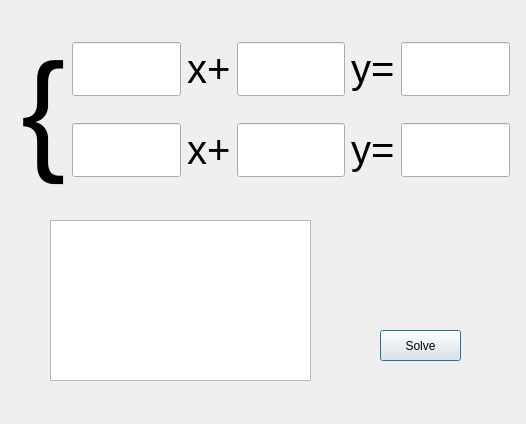
<?xml version="1.0" encoding="UTF-8"?>
<ui version="4.0">
 <class>FormulaQtClass</class>
 <widget class="QDialog" name="FormulaQtClass">
  <property name="geometry">
   <rect>
    <x>0</x>
    <y>0</y>
    <width>526</width>
    <height>424</height>
   </rect>
  </property>
  <property name="windowTitle">
   <string>FormulaQt</string>
  </property>
  <widget class="QPushButton" name="pushButton_Solve">
   <property name="geometry">
    <rect>
     <x>380</x>
     <y>330</y>
     <width>81</width>
     <height>31</height>
    </rect>
   </property>
   <property name="text">
    <string>Solve</string>
   </property>
  </widget>
  <widget class="QWidget" name="layoutWidget">
   <property name="geometry">
    <rect>
     <x>10</x>
     <y>10</y>
     <width>511</width>
     <height>201</height>
    </rect>
   </property>
   <layout class="QHBoxLayout" name="horizontalLayout_Outer">
    <item>
     <widget class="QLabel" name="label_Bracket">
      <property name="font">
       <font>
        <pointsize>100</pointsize>
       </font>
      </property>
      <property name="text">
       <string>{</string>
      </property>
     </widget>
    </item>
    <item>
     <layout class="QVBoxLayout" name="verticalLayout">
      <item>
       <layout class="QHBoxLayout" name="horizontalLayout_Up">
        <item>
         <widget class="QLineEdit" name="lineEdit_Up1">
          <property name="font">
           <font>
            <pointsize>30</pointsize>
           </font>
          </property>
          <property name="text">
           <string/>
          </property>
         </widget>
        </item>
        <item>
         <widget class="QLabel" name="label_Up_x">
          <property name="font">
           <font>
            <pointsize>30</pointsize>
           </font>
          </property>
          <property name="text">
           <string>x+</string>
          </property>
         </widget>
        </item>
        <item>
         <widget class="QLineEdit" name="lineEdit_Up2">
          <property name="font">
           <font>
            <pointsize>30</pointsize>
           </font>
          </property>
          <property name="text">
           <string/>
          </property>
         </widget>
        </item>
        <item>
         <widget class="QLabel" name="label_Up_y">
          <property name="font">
           <font>
            <pointsize>30</pointsize>
           </font>
          </property>
          <property name="text">
           <string>y=</string>
          </property>
         </widget>
        </item>
        <item>
         <widget class="QLineEdit" name="lineEdit_Up3">
          <property name="font">
           <font>
            <pointsize>30</pointsize>
           </font>
          </property>
          <property name="text">
           <string/>
          </property>
         </widget>
        </item>
       </layout>
      </item>
      <item>
       <layout class="QHBoxLayout" name="horizontalLayout_Down">
        <item>
         <widget class="QLineEdit" name="lineEdit_Down1">
          <property name="font">
           <font>
            <pointsize>30</pointsize>
           </font>
          </property>
          <property name="text">
           <string/>
          </property>
         </widget>
        </item>
        <item>
         <widget class="QLabel" name="label_Down_x">
          <property name="font">
           <font>
            <pointsize>30</pointsize>
           </font>
          </property>
          <property name="text">
           <string>x+</string>
          </property>
         </widget>
        </item>
        <item>
         <widget class="QLineEdit" name="lineEdit_Down2">
          <property name="font">
           <font>
            <pointsize>30</pointsize>
           </font>
          </property>
          <property name="text">
           <string/>
          </property>
         </widget>
        </item>
        <item>
         <widget class="QLabel" name="label_Down_y">
          <property name="font">
           <font>
            <pointsize>30</pointsize>
           </font>
          </property>
          <property name="text">
           <string>y=</string>
          </property>
         </widget>
        </item>
        <item>
         <widget class="QLineEdit" name="lineEdit_Down3">
          <property name="font">
           <font>
            <pointsize>30</pointsize>
           </font>
          </property>
          <property name="text">
           <string/>
          </property>
         </widget>
        </item>
       </layout>
      </item>
     </layout>
    </item>
   </layout>
  </widget>
  <widget class="QTextEdit" name="textEdit_Solution">
   <property name="geometry">
    <rect>
     <x>50</x>
     <y>220</y>
     <width>261</width>
     <height>161</height>
    </rect>
   </property>
  </widget>
 </widget>
 <layoutdefault spacing="6" margin="11"/>
 <resources>
  <include location="formula_qt.qrc"/>
 </resources>
 <connections/>
</ui>
